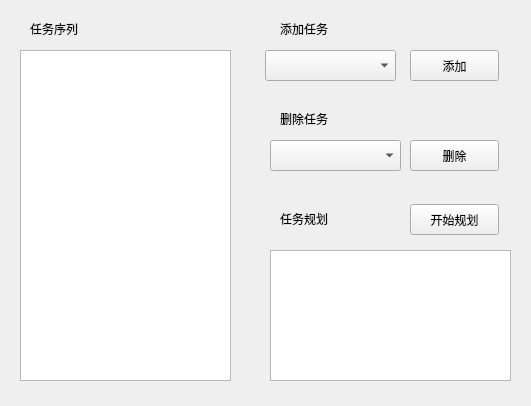
<?xml version="1.0" encoding="UTF-8"?>
<ui version="4.0">
 <class>TaskSetWidget</class>
 <widget class="QWidget" name="TaskSetWidget">
  <property name="geometry">
   <rect>
    <x>0</x>
    <y>0</y>
    <width>531</width>
    <height>406</height>
   </rect>
  </property>
  <property name="windowTitle">
   <string>Form</string>
  </property>
  <widget class="QTextBrowser" name="textBrowser_taskSeq">
   <property name="geometry">
    <rect>
     <x>20</x>
     <y>50</y>
     <width>211</width>
     <height>331</height>
    </rect>
   </property>
  </widget>
  <widget class="QTextBrowser" name="textBrowser_planRes">
   <property name="geometry">
    <rect>
     <x>270</x>
     <y>250</y>
     <width>241</width>
     <height>131</height>
    </rect>
   </property>
  </widget>
  <widget class="QLabel" name="label">
   <property name="geometry">
    <rect>
     <x>30</x>
     <y>20</y>
     <width>67</width>
     <height>17</height>
    </rect>
   </property>
   <property name="text">
    <string>任务序列</string>
   </property>
  </widget>
  <widget class="QLabel" name="label_2">
   <property name="geometry">
    <rect>
     <x>280</x>
     <y>20</y>
     <width>67</width>
     <height>17</height>
    </rect>
   </property>
   <property name="text">
    <string>添加任务</string>
   </property>
  </widget>
  <widget class="QLabel" name="label_3">
   <property name="geometry">
    <rect>
     <x>280</x>
     <y>110</y>
     <width>67</width>
     <height>17</height>
    </rect>
   </property>
   <property name="text">
    <string>删除任务</string>
   </property>
  </widget>
  <widget class="QLabel" name="label_4">
   <property name="geometry">
    <rect>
     <x>280</x>
     <y>210</y>
     <width>67</width>
     <height>17</height>
    </rect>
   </property>
   <property name="text">
    <string>任务规划</string>
   </property>
  </widget>
  <widget class="QPushButton" name="pushButton_addTask">
   <property name="geometry">
    <rect>
     <x>410</x>
     <y>50</y>
     <width>89</width>
     <height>31</height>
    </rect>
   </property>
   <property name="text">
    <string>添加</string>
   </property>
  </widget>
  <widget class="QPushButton" name="pushButton_deleTask">
   <property name="geometry">
    <rect>
     <x>410</x>
     <y>140</y>
     <width>89</width>
     <height>31</height>
    </rect>
   </property>
   <property name="text">
    <string>删除</string>
   </property>
  </widget>
  <widget class="QPushButton" name="pushButton_startPlan">
   <property name="geometry">
    <rect>
     <x>410</x>
     <y>204</y>
     <width>89</width>
     <height>31</height>
    </rect>
   </property>
   <property name="text">
    <string>开始规划</string>
   </property>
  </widget>
  <widget class="QComboBox" name="comboBox_addTask">
   <property name="geometry">
    <rect>
     <x>265</x>
     <y>50</y>
     <width>131</width>
     <height>31</height>
    </rect>
   </property>
  </widget>
  <widget class="QComboBox" name="comboBox_deleTask">
   <property name="geometry">
    <rect>
     <x>270</x>
     <y>140</y>
     <width>131</width>
     <height>31</height>
    </rect>
   </property>
  </widget>
 </widget>
 <resources/>
 <connections/>
</ui>
